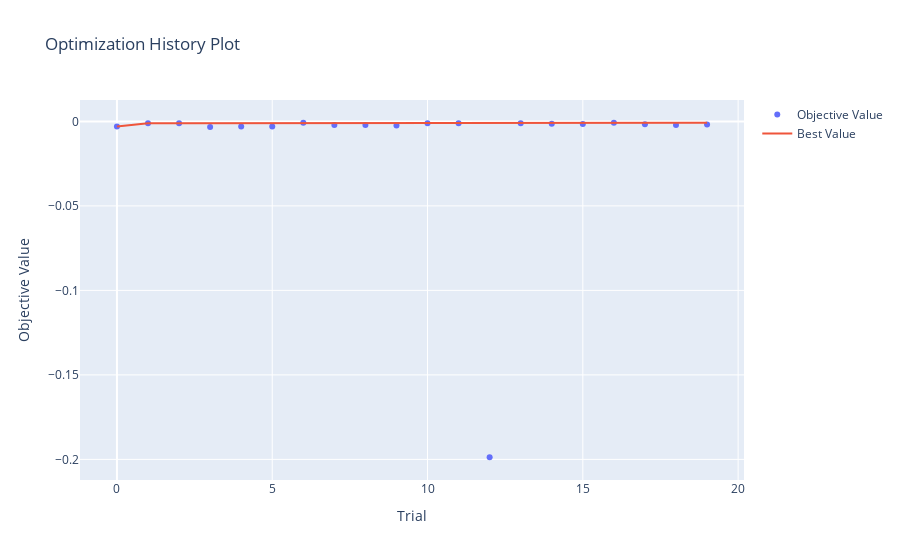

Notebook cell for this chart:
### Code cell
study = joblib.load(os.getcwd()+'/'+"optuna_rf_study.pkl")
print(f"Best trial: {study.best_trial.params}")
optuna.visualization.plot_param_importances(study)
optuna.visualization.plot_optimization_history(study)

### Figure 1 — Plotly figure (JSON) as saved in the notebook; plotly's stock layout.template omitted (floating-point values rounded to 4 significant figures)
{"data": [{"mode": "markers", "name": "Objective Value", "type": "scatter", "x": [0, 1, 2, 3, 4, 5, 6, 7, 8, 9, 10, 11, 12, 13, 14, 15, 16, 17, 18, 19], "y": [-0.003005, -0.001115, -0.001118, -0.00331, -0.002982, -0.002991, -0.0007904, -0.002089, -0.0021, -0.002395, -0.001133, -0.001147, -0.1987, -0.001134, -0.001452, -0.001528, -0.0007941, -0.001747, -0.002059, -0.001783]}, {"mode": "lines", "name": "Best Value", "type": "scatter", "x": [0, 1, 2, 3, 4, 5, 6, 7, 8, 9, 10, 11, 12, 13, 14, 15, 16, 17, 18, 19], "y": [-0.003005, -0.001115, -0.001115, -0.001115, -0.001115, -0.001115, -0.0007904, -0.0007904, -0.0007904, -0.0007904, -0.0007904, -0.0007904, -0.0007904, -0.0007904, -0.0007904, -0.0007904, -0.0007904, -0.0007904, -0.0007904, -0.0007904]}, {"marker": {"color": "#cccccc"}, "mode": "markers", "name": "Infeasible Trial", "showlegend": false, "type": "scatter", "x": [], "y": []}], "layout": {"title": {"text": "Optimization History Plot"}, "xaxis": {"title": {"text": "Trial"}}, "yaxis": {"title": {"text": "Objective Value"}}}}
